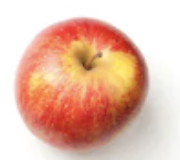
#> input picture Detection/Fruit.jpg, 180 x 160 px, given in place of the camera
$ jupyter execute old.ipynb
#> lines starting #> are read from the running program, lines starting #| are printed output that depends on the picture; after the words box and inside, x2 and y2 are one past the last pixel; in counts of white or black regions, pixels touching at a corner belong together
[cell 1]
import cv2

[cell 2]
def object_detection(cap):

    while True:
        ret, frame = cap.read()
#> frame is the input picture: shape (160, 180, 3); mean B, G, R 169.2, 188, 229.8
        gray = cv2.cvtColor(frame, cv2.COLOR_BGR2GRAY)
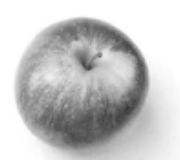
#> gray: shape (160, 180); min 56, max 255, mean 198.4

        # Apply GaussianBlur to reduce noise and improve contour detection
        blurred = cv2.GaussianBlur(gray, (5, 5), 0)

        # Use Canny edge detection to find edges
        edges = cv2.Canny(blurred, 50, 150)
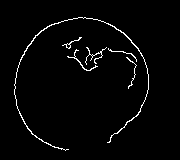
#> edges: shape (160, 180); 2.4% white in thin lines or dots, all inside (x1, y1, x2, y2) = (14, 17, 149, 151)

        # Find contours
        contours, _ = cv2.findContours(edges, cv2.RETR_EXTERNAL, cv2.CHAIN_APPROX_SIMPLE)
#> contours = 6 contours, 4 with area under 20; largest, box (x1, y1, x2, y2) and area: (14, 17, 149, 151) 100, (62, 37, 82, 49) 22
        for contour in contours:
            # Filter contours based on size
            if cv2.contourArea(contour) > 1000:
                # Check if the contour is in the middle of the image
                x, y, w, h = cv2.boundingRect(contour)
                middle_x = x + w // 2
                middle_y = y + h // 2
                # print(x , y, w,h)
                cv2.rectangle(frame, (x, y), (x + w, y + h), (0, 255, 0), 2)
                # 320 240
                if x >= 180 and x + w <= 460:
                    cv2.imwrite(f"fruit_image_{x}.jpg", frame)
#> this loop made 6 passes
                    # cv2.waitKey(100)

        cv2.imshow('Conveyor Belt', frame)
        # Break the loop if 'q' key is pressed
        if cv2.waitKey(1) & 0xFF == ord('q'):
#> (key q is pressed here)
            break
